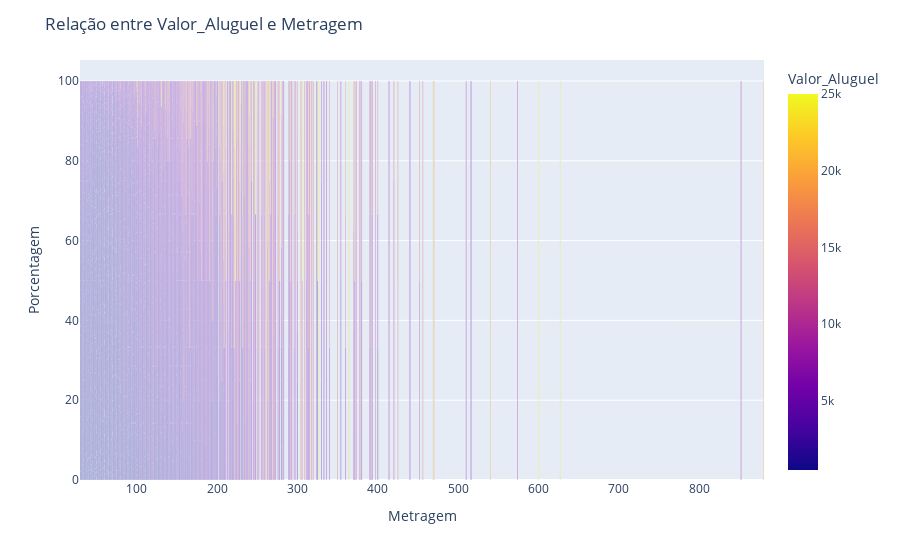

The cell this chart's notebook holds for it:
### Code cell
# A seguir, a porcentagem de cada categoria:
df_grouped = df.groupby(['Metragem', 'Valor_Aluguel']).size().reset_index(name='count')
total_por_churn = df_grouped.groupby('Metragem')['count'].transform('sum')
df_grouped['percent'] = (df_grouped['count'] / total_por_churn) * 100

# Gráfico de barras empilhadas:
fig = px.bar(df_grouped, x='Metragem', y='percent', color='Valor_Aluguel', barmode='stack',
             labels={'Metragem': 'Metragem', 'percent': 'Porcentagem', 'Valor_Aluguel': 'Valor_Aluguel'})

fig.update_layout(title='Relação entre Valor_Aluguel e Metragem',
                  yaxis_title='Porcentagem',
                  legend_title='Valor_Aluguel')
fig.show()

### Figure 1 — Plotly figure (JSON) as saved in the notebook; plotly's stock layout.template omitted (floating-point values rounded to 4 significant figures; data arrays with more than 128 entries replaced by an {"elided": "..."} marker saying what was removed)
{"data": [{"alignmentgroup": "True", "hovertemplate": "Metragem=%{x}<br>Porcentagem=%{y}<br>Valor_Aluguel=%{marker.color}<extra></extra>", "legendgroup": "", "marker": {"color": {"elided": "3371 int values"}, "coloraxis": "coloraxis", "pattern": {"shape": ""}}, "name": "", "offsetgroup": "", "orientation": "v", "showlegend": false, "textposition": "auto", "type": "bar", "x": {"elided": "3371 int values"}, "xaxis": "x", "y": {"elided": "3371 float values"}, "yaxis": "y"}], "layout": {"barmode": "stack", "coloraxis": {"colorbar": {"title": {"text": "Valor_Aluguel"}}, "colorscale": [[0, "#0d0887"], [0.1111, "#46039f"], [0.2222, "#7201a8"], [0.3333, "#9c179e"], [0.4444, "#bd3786"], [0.5556, "#d8576b"], [0.6667, "#ed7953"], [0.7778, "#fb9f3a"], [0.8889, "#fdca26"], [1, "#f0f921"]]}, "legend": {"title": {"text": "Valor_Aluguel"}, "tracegroupgap": 0}, "margin": {"t": 60}, "title": {"text": "Relação entre Valor_Aluguel e Metragem"}, "xaxis": {"anchor": "y", "domain": [0, 1], "title": {"text": "Metragem"}}, "yaxis": {"anchor": "x", "domain": [0, 1], "title": {"text": "Porcentagem"}}}}
